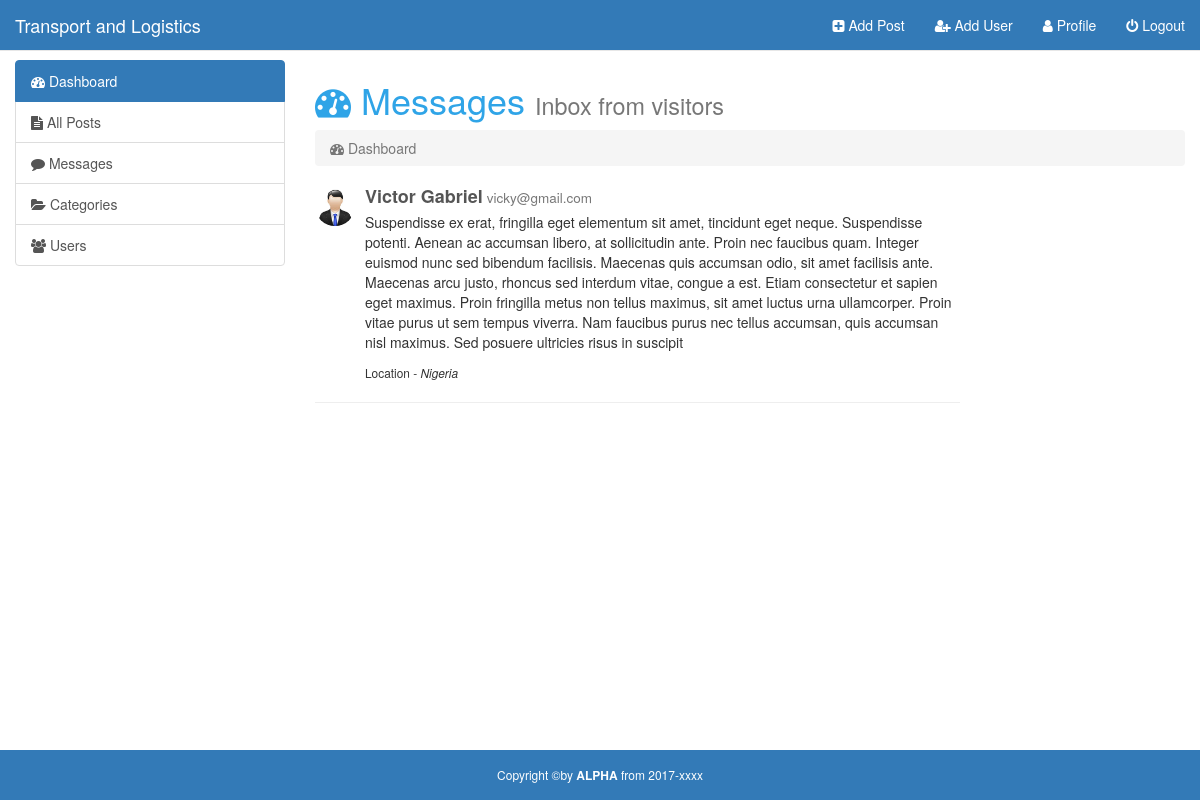
/Admin/message.php (signed in), run on the app's committed database.
### tables this page shows
CREATE TABLE `message` (
  `id` int(128) NOT NULL,
  `name` varchar(258) NOT NULL,
  `email` varchar(258) NOT NULL,
  `country` varchar(258) NOT NULL,
  `message` text NOT NULL,
  `time` datetime NOT NULL
);

### Admin/message.php (the view, shortened to what this page needs)
<?php
	require_once 'inc/top.php';
 ?>
<body>
	<div id="wrapper">
		<?php require_once 'inc/header.php'; ?>
		<div class="container-fluid body-section">
			<div class="row">
				<div class="col-md-3">
					<?php require_once 'inc/sidebar.php'; ?>
				</div>
				<div class="col-md-9">
					<h1 class="head"><i class=" fa fa-tachometer"></i> Messages <small>Inbox from visitors</small></h1>
					<ol class="breadcrumb">
						<li class="active"><i class="fa fa-tachometer"></i> Dashboard</li>
					</ol>
					<div class="row">
						<div class="col-sm-9">
							<?php
							$sql = "SELECT * FROM message ORDER BY time DESC";
							$result = mysqli_query($conn, $sql);
							while ($row = mysqli_fetch_assoc($result)) {
								echo '<div class="media">
										  <div class="media-left">
										    <a href="#">
										      <img width="40px" class="img-circle" src="assets/Gift.jpg" alt="Post Image">
										    </a>
										  </div>
										  <div class="media-body">
										    <h4 class="media-heading"><strong style="color: #555;">'.$row['name'].'</strong><small><a style="color: inherit;" href="mailto:'.$row['email'].'"> '.$row['email'].'</small></a></h4>
										    <p>'.nl2br($row['message']).'</p>
										    <section style="background: inherit; padding: 0;"><small>Location - <cite title="Source Title">'.$row['country'].'</cite></small></section>
										  </div>
										</div><hr>';
									}
							 ?>
						</div>
					</div>
				</div>
			</div>
		</div>
		<footer class="text-center fixed-bottom">
			Copyright &copy;by <a href="#" >ALPHA</a> from 2017-xxxx
		</footer>
	</div>
</body>
</html>

### Admin/css/styles.css (style rules this page uses)
html,body { height: 100%; }
body { padding-top: 60px; }
.head { color: #2fa4e7; }
.body-section { padding-bottom: 70px; }
#wrapper { min-height: 100%; position: relative; }
footer { background: #337ab7; color: white; height: 50px; line-height: 50px; font-size: 12px; position: absolute; bottom: 0px; width: 100%; }
footer a { color: white; font-weight: bold; }

### data on the page
message: name "Victor Gabriel", email "vicky@gmail.com", message "Suspendisse ex erat, fringilla eget elementum sit amet, tincidunt eget neque. Suspendisse potenti. Aenean ac accumsan libero, at sollicitudin ante. Proin nec faucibus quam. Integer euismod nunc sed bibendum facilisis. Maecenas quis accumsan odio, sit amet facilisis ante. Maecenas arcu justo, rhoncus sed interdum vitae, congue a est. Etiam consectetur et sapien eget maximus. Proin fringilla metus non tellus maximus, sit amet luctus urna ullamcorper. Proin vitae purus ut sem tempus viverra. Nam faucibus purus nec tellus accumsan, quis accumsan nisl maximus. Sed posuere ultricies risus in suscipit", country "Nigeria"
